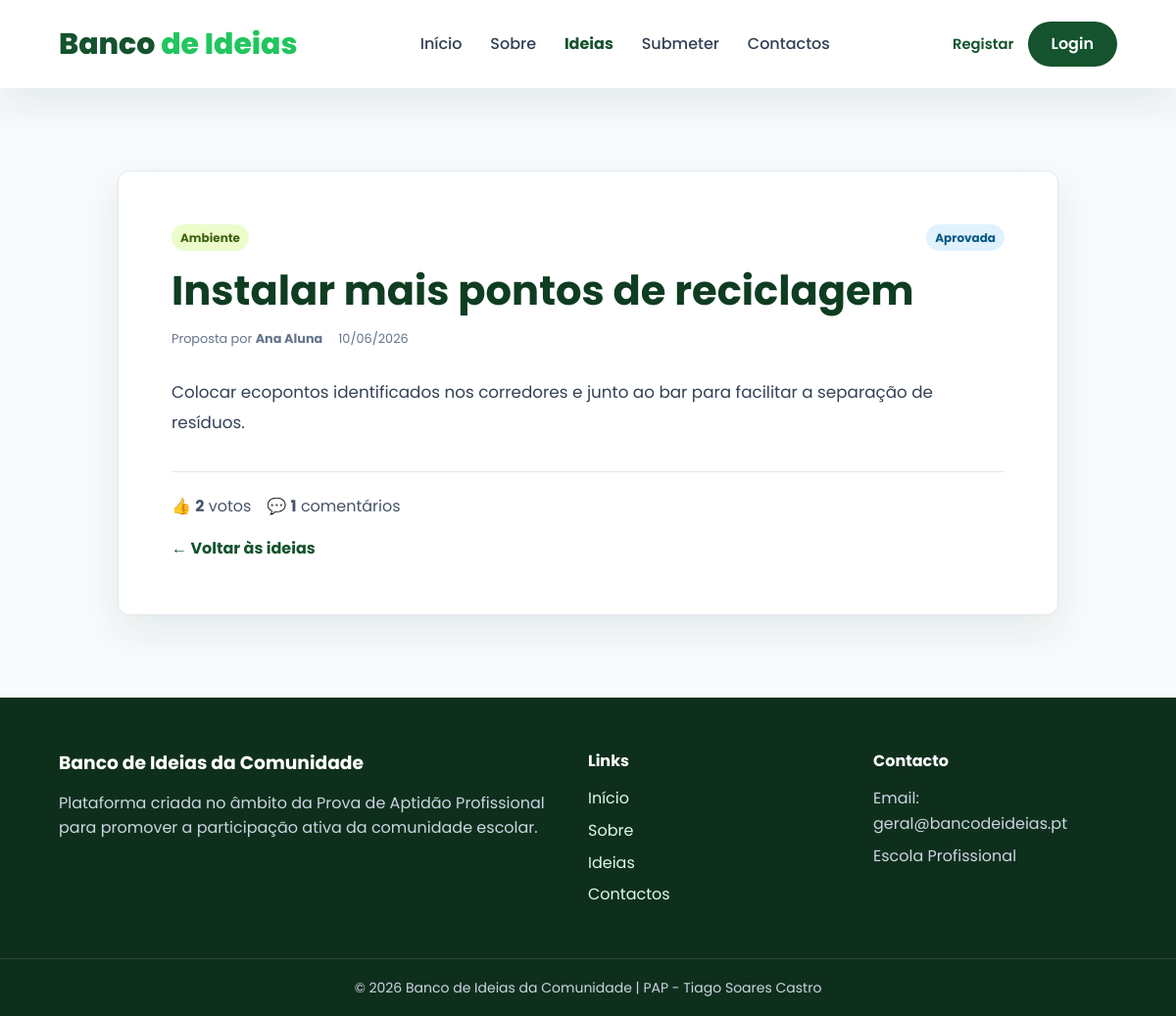
The app's page /ideia.php?id=1 with its own data.
### tables this page shows
CREATE TABLE IF NOT EXISTS ideia (
    id_ideia INT UNSIGNED AUTO_INCREMENT,
    titulo VARCHAR(150) NOT NULL,
    descricao TEXT NOT NULL,
    estado ENUM('Pendente', 'Aprovada', 'Rejeitada', 'Implementada') NOT NULL DEFAULT 'Pendente',
    data_submissao TIMESTAMP NOT NULL DEFAULT CURRENT_TIMESTAMP,
    data_atualizacao TIMESTAMP NOT NULL DEFAULT CURRENT_TIMESTAMP ON UPDATE CURRENT_TIMESTAMP,
    id_utilizador INT UNSIGNED NOT NULL,
    id_categoria INT UNSIGNED NOT NULL,
    CONSTRAINT pk_ideia PRIMARY KEY (id_ideia),
    CONSTRAINT fk_ideia_utilizador FOREIGN KEY (id_utilizador)
        REFERENCES utilizador (id_utilizador)
        ON UPDATE CASCADE ON DELETE RESTRICT,
    CONSTRAINT fk_ideia_categoria FOREIGN KEY (id_categoria)
        REFERENCES categoria (id_categoria)
        ON UPDATE CASCADE ON DELETE RESTRICT,
    INDEX idx_ideia_estado_data (estado, data_submissao),
    INDEX idx_ideia_categoria (id_categoria),
    INDEX idx_ideia_utilizador (id_utilizador)
);

CREATE TABLE IF NOT EXISTS categoria (
    id_categoria INT UNSIGNED AUTO_INCREMENT,
    nome_categoria VARCHAR(100) NOT NULL,
    ativa TINYINT(1) NOT NULL DEFAULT 1,
    data_criacao TIMESTAMP NOT NULL DEFAULT CURRENT_TIMESTAMP,
    data_atualizacao TIMESTAMP NOT NULL DEFAULT CURRENT_TIMESTAMP ON UPDATE CURRENT_TIMESTAMP,
    CONSTRAINT pk_categoria PRIMARY KEY (id_categoria),
    CONSTRAINT uq_categoria_nome UNIQUE (nome_categoria),
    INDEX idx_categoria_ativa (ativa)
);

CREATE TABLE IF NOT EXISTS utilizador (
    id_utilizador INT UNSIGNED AUTO_INCREMENT,
    nome VARCHAR(100) NOT NULL,
    email VARCHAR(191) NOT NULL,
    senha VARCHAR(255) NOT NULL,
    tipo ENUM('aluno', 'professor', 'admin') NOT NULL DEFAULT 'aluno',
    ativo TINYINT(1) NOT NULL DEFAULT 1,
    data_criacao TIMESTAMP NOT NULL DEFAULT CURRENT_TIMESTAMP,
    data_atualizacao TIMESTAMP NOT NULL DEFAULT CURRENT_TIMESTAMP ON UPDATE CURRENT_TIMESTAMP,
    CONSTRAINT pk_utilizador PRIMARY KEY (id_utilizador),
    CONSTRAINT uq_utilizador_email UNIQUE (email),
    INDEX idx_utilizador_tipo_ativo (tipo, ativo)
);

### includes/autenticacao.php (called while the page is built, shortened)
<?php
function urlBase(): string
{
    $diretorio = str_replace("\\", "/", dirname($_SERVER["SCRIPT_NAME"] ?? ""));
    $diretorio = preg_replace("#/admin$#", "", $diretorio);
    return ($diretorio === "/" || $diretorio === ".") ? "" : rtrim($diretorio, "/");
}
function escapar(?string $valor): string
{
    return htmlspecialchars($valor ?? "", ENT_QUOTES, "UTF-8");
}

### ideia.php (the view, shortened to what this page needs)
<?php
require_once __DIR__ . "/includes/autenticacao.php";
require_once __DIR__ . "/includes/ligaBD.php";
$idIdeia = filter_var($_GET["id"] ?? null, FILTER_VALIDATE_INT) ?: 0;
if ($idIdeia <= 0) {
    http_response_code(404);
    $ideia = null;
} else {
    $sql = "SELECT i.id_ideia, i.titulo, i.descricao, i.estado, i.data_submissao,
                   i.data_atualizacao, i.id_utilizador, u.nome AS autor, c.nome_categoria,
                   (SELECT COUNT(*) FROM voto v WHERE v.id_ideia = i.id_ideia) AS total_votos,
                   (SELECT COUNT(*) FROM comentario co WHERE co.id_ideia = i.id_ideia) AS total_comentarios
            FROM ideia i
            JOIN utilizador u ON u.id_utilizador = i.id_utilizador
            JOIN categoria c ON c.id_categoria = i.id_categoria
            WHERE i.id_ideia = ?
            LIMIT 1";
    $stmt = mysqli_prepare($ligacao, $sql);
    $ideia = null;
    if ($stmt) {
        mysqli_stmt_bind_param($stmt, "i", $idIdeia);
        mysqli_stmt_execute($stmt);
        $ideia = mysqli_fetch_assoc(mysqli_stmt_get_result($stmt)) ?: null;
    } else {
        error_log("Erro ao carregar detalhe da ideia: " . mysqli_error($ligacao));
    }
}
include __DIR__ . "/includes/menu.php";
?>
<main class="page">
    <div class="container content-narrow">
        <?php if (!$ideia): ?>
            <div class="empty-state">
                <h1>Ideia não encontrada</h1>
                <p>A ideia não existe ou não está disponível para consulta.</p>
                <a href="<?php echo $baseUrl; ?>/ideias.php" class="btn">Voltar às ideias</a>
            </div>
        <?php else: ?>
            <article class="idea-detail">
                <div class="idea-card-topline">
                    <span class="badge"><?php echo escapar($ideia["nome_categoria"]); ?></span>
                    <span class="badge <?php echo $ideia["estado"] === "Implementada" ? "badge-success" : ($ideia["estado"] === "Aprovada" ? "badge-info" : "badge-warning"); ?>">
                        <?php echo escapar($ideia["estado"]); ?>
                    </span>
                </div>
                <h1><?php echo escapar($ideia["titulo"]); ?></h1>
                <div class="idea-meta">
                    <span>Proposta por <strong><?php echo escapar($ideia["autor"]); ?></strong></span>
                    <time datetime="<?php echo escapar($ideia["data_submissao"]); ?>">
                        <?php echo escapar(date("d/m/Y", strtotime($ideia["data_submissao"]))); ?>
                    </time>
                </div>
                <div class="idea-description">
                    <?php echo nl2br(escapar($ideia["descricao"])); ?>
                </div>
                <div class="idea-stats detail-stats" aria-label="Participação na ideia">
                    <span>&#128077; <strong><?php echo (int) $ideia["total_votos"]; ?></strong> votos</span>
                    <span>&#128172; <strong><?php echo (int) $ideia["total_comentarios"]; ?></strong> comentários</span>
                </div>
                <a href="<?php echo $baseUrl; ?>/ideias.php" class="back-link">&larr; Voltar às ideias</a>
            </article>
        <?php endif; ?>
    </div>
</main>
<?php include __DIR__ . "/includes/footer.php"; ?>

### css/style.css (style rules this page uses)
:root { --verde: #14532d; --verde-claro: #22c55e; --verde-escuro: #0f3d22; --verde-suave: #dcfce7; --cinza: #64748b; --cinza-claro: #e2e8f0; --fundo: #f8fafc; --branco: #ffffff; --preto: #1e293b; --erro: #b91c1c; --erro-fundo: #fef2f2; --sucesso: #166534; --sucesso-fundo: #f0fdf4; --raio: 12px; --sombra: 0 15px 40px rgba(15, 61, 34, 0.09); --transicao: 180ms ease; }
*, *::before, *::after { box-sizing: border-box; margin: 0; padding: 0; }
html { scroll-behavior: smooth; }
body { min-width: 320px; font-family: "Poppins", Arial, sans-serif; color: var(--preto); background: var(--fundo); line-height: 1.6; }
a { color: var(--verde); text-decoration: none; }
.container { width: min(90%, 1300px); margin-inline: auto; }
.page { min-height: 58vh; padding-block: clamp(48px, 7vw, 88px); }
.page h1 { margin-bottom: 28px; color: var(--verde-escuro); font-size: clamp(1.8rem, 4vw, 2.6rem); line-height: 1.2; }
.content-narrow { max-width: 960px; }
.badge { display: inline-flex; align-items: center; padding: 4px 9px; border-radius: 999px; color: #3f6212; background: #ecfccb; font-size: 0.75rem; font-weight: 700; }
.badge-info { color: #075985; background: #e0f2fe; }
.idea-card, .idea-detail, .empty-state { border: 1px solid var(--cinza-claro); border-radius: var(--raio); background: var(--branco); box-shadow: var(--sombra); }
.idea-card-topline, .idea-meta, .idea-stats { display: flex; flex-wrap: wrap; align-items: center; gap: 10px 16px; }
.idea-card-topline { justify-content: space-between; margin-bottom: 16px; }
.idea-meta { justify-content: space-between; color: var(--cinza); font-size: 0.8rem; }
.idea-stats { margin-top: 17px; padding-top: 15px; border-top: 1px solid var(--cinza-claro); color: #475569; font-size: 0.85rem; }
.card-link, .back-link { display: inline-block; margin-top: 18px; font-weight: 700; }
.idea-detail { padding: clamp(24px, 5vw, 54px); }
.idea-detail h1 { max-width: 800px; margin-bottom: 14px; }
.idea-detail .idea-meta { justify-content: flex-start; margin-bottom: 26px; }
.idea-description { margin-top: 28px; color: #334155; font-size: 1.05rem; line-height: 1.85; }
.detail-stats { margin-top: 34px; padding-top: 22px; font-size: 1rem; }

### records on screen
ideia: id_categoria.nome_categoria "Ambiente", estado "Aprovada", titulo "Instalar mais pontos de reciclagem", id_utilizador.nome "Ana Aluna", data_submissao "10/06/2026", descricao "Colocar ecopontos identificados nos corredores e junto ao bar para facilitar a separação de resíduos."

### other values on screen
$ideia["total_votos"] "2"
$ideia["total_comentarios"] "1"
